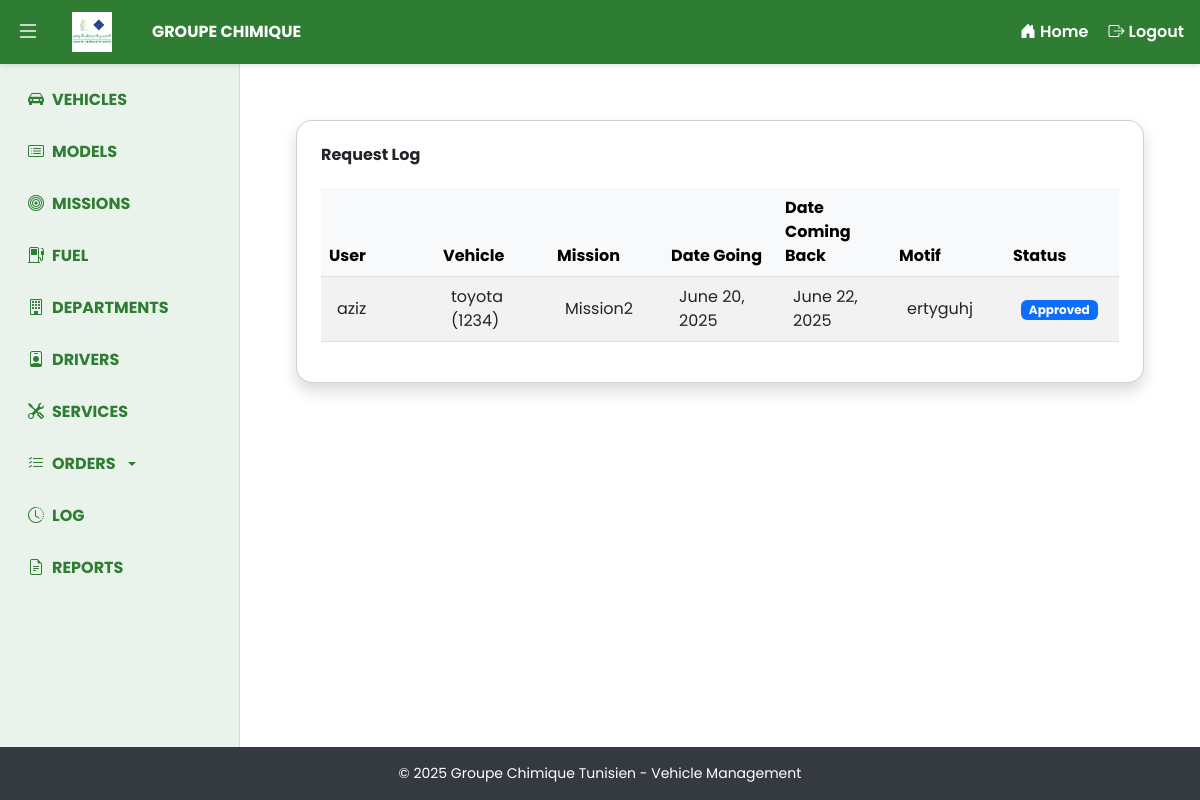
The app's page /vehicles/trip-requests/log/ (signed in) with its own data.
### vehicles/models.py (models this page shows, shortened)
class MissionOrder(models.Model):
    STATUS_CHOICES = [
        ('pending', 'Pending'),
        ('approved', 'Approved'),
        ('in_trip', 'In Trip'),
        ('reported', 'Reported'),
        ('trip_ended', 'Trip Ended'),
        ('rejected', 'Rejected'),
    ]
    user = models.ForeignKey(settings.AUTH_USER_MODEL, on_delete=models.CASCADE)
    vehicle = models.ForeignKey(Vehicle, on_delete=models.SET_NULL, null=True, blank=True)
    mission = models.ForeignKey(Mission, on_delete=models.CASCADE)
    date_going = models.DateField()
    date_coming_back = models.DateField()
    motif = models.TextField()
    destination = models.CharField(max_length=255, blank=True, null=True)
    status = models.CharField(max_length=10, choices=STATUS_CHOICES, default='pending')
    fuel_used = models.DecimalField(max_digits=6, decimal_places=2, null=True, blank=True)
    file = models.FileField(upload_to='mission_files/', null=True, blank=True)
    created_at = models.DateTimeField(auto_now_add=True)
    region = models.CharField(max_length=20, choices=REGION_CHOICES, blank=True, null=True)

class Vehicle(models.Model):
    STATUS_CHOICES = [
        ('free', 'Free'),
        ('in_use', 'In Use'),
    ]
    model = models.ForeignKey(VehicleModel, on_delete=models.CASCADE)
    year = models.PositiveIntegerField()
    license_plate = models.CharField(max_length=20, unique=True)
    status = models.CharField(max_length=10, choices=STATUS_CHOICES, default='free')
    horsepower = models.PositiveIntegerField(null=True, blank=True)
    mileage = models.PositiveIntegerField(null=True, blank=True)
    date_bought = models.DateField(null=True, blank=True)
    fuel_card = models.ForeignKey('FuelCard', on_delete=models.SET_NULL, null=True, blank=True)
    department = models.ForeignKey('Department', on_delete=models.SET_NULL, null=True, blank=True)
    region = models.CharField(max_length=20, choices=REGION_CHOICES, blank=True, null=True)
    def __str__(self):
        return f" {self.model} ({self.license_plate})"

class VehicleModel(models.Model):
    name = models.CharField(max_length=100, unique=True)
    region = models.CharField(max_length=20, choices=REGION_CHOICES, blank=True, null=True)
    def __str__(self):
        return self.name

class Mission(models.Model):
    mission_type = models.CharField(max_length=100)
    region = models.CharField(max_length=20, choices=REGION_CHOICES, blank=True, null=True)
    def __str__(self):
        return self.mission_type

### accounts/models.py (models this page shows, shortened)
class CustomUser(AbstractUser):
    ROLE_CHOICES = (
        ('admin', 'Admin'),
        ('employee', 'Employee'),
        ('manager', 'Manager'),
    )
    REGION_CHOICES = (
        ('Sfax', 'Sfax'),
        ('Tunisia', 'Tunisia'),
        ('Gabes', 'Gabes'),
        ('Gafsa', 'Gafsa'),
    )
    region = models.CharField(max_length=20, choices=REGION_CHOICES, blank=True, null=True)
    cin = models.CharField(max_length=20, unique=False, null=True, blank=True)
    role = models.CharField(max_length=10, choices=ROLE_CHOICES, default='employee')

### vehicles/views.py (the view)
# urls.py: path('trip-requests/log/', trip_request_log_view, name='trip_request_log'),
@login_required
@user_passes_test(is_manager)
def trip_request_log_view(request):
    trip_requests = MissionOrder.objects.all()
    return render(request, 'vehicles/trip_request_log.html', {'trip_requests': trip_requests})

### vehicles/views.py (called while the page is built)
def is_manager(user):
    return user.is_authenticated and user.role == 'manager'

### vehicles/templates/vehicles/trip_request_log.html
{% extends "base.html" %}
{% block content %}
<div class="w-full mt-4 px-4">
    <div class="card shadow p-4 rounded-4 animate__animated animate__fadeInDown">
        <h2 class="mb-4 fw-bold">Request Log</h2>
        <div class="table-responsive">
            <table class="table table-striped align-middle" style="table-layout: fixed; width: 100%;">
                <thead class="table-light">
                    <tr>
                        <th>User</th>
                        <th>Vehicle</th>
                        <th>Mission</th>
                        <th>Date Going</th>
                        <th>Date Coming Back</th>
                        <th>Motif</th>
                        <th>Status</th>
                    </tr>
                </thead>
                <tbody>
                    {% for request in trip_requests %}
                    <tr>
                        <td class="px-3 py-2">{{ request.user.username }}</td>
                        <td class="px-3 py-2">{{ request.vehicle }}</td>
                        <td class="px-3 py-2">{{ request.mission }}</td>
                        <td class="px-3 py-2">{{ request.date_going }}</td>
                        <td class="px-3 py-2">{{ request.date_coming_back }}</td>
                        <td class="px-3 py-2">{{ request.motif }}</td>
                        <td class="px-3 py-2">
                            {% if request.status == 'pending' %}
                                <span class="badge bg-warning text-dark">{{ request.get_status_display }}</span>
                            {% elif request.status == 'approved' %}
                                <span class="badge bg-primary">{{ request.get_status_display }}</span>
                            {% elif request.status == 'in_trip' %}
                                <span class="badge bg-info text-dark">{{ request.get_status_display }}</span>
                            {% elif request.status == 'trip_ended' %}
                                <span class="badge bg-secondary">{{ request.get_status_display }}</span>
                            {% elif request.status == 'rejected' %}
                                <span class="badge bg-danger">{{ request.get_status_display }}</span>
                            {% else %}
                                <span class="badge bg-secondary">Unknown</span>
                            {% endif %}
                        </td>
                    </tr>
                    {% empty %}
                    <tr>
                        <td colspan="7" class="text-center">No requests found.</td>
                    </tr>
                    {% endfor %}
                </tbody>
            </table>
        </div>
    </div>
</div>
{% endblock %}

### templates/base.html (style rules this page uses)
:root { --gct-green: #2E7D32; --gct-blue: #1A237E; --gct-gray-bg: #f5f7fa; }
body { font-family: 'Poppins', sans-serif; background-color: var(--gct-gray-bg); margin: 0; height: 100vh; display: flex; flex-direction: column; }

### records on screen
MissionOrder: user.username "aziz", vehicle "toyota (1234)", mission "Mission2", date_going "June 20, 2025", date_coming_back "June 22, 2025", motif "ertyguhj", status "Approved"
